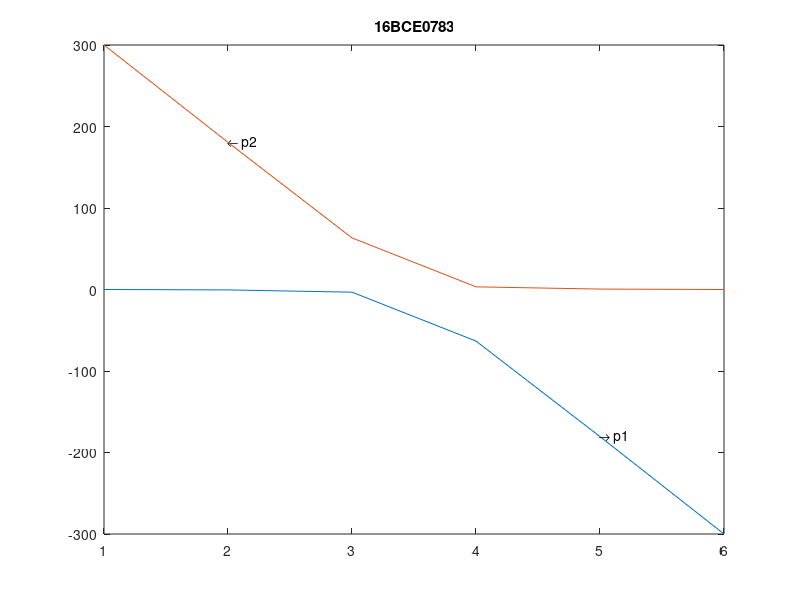

This chart was generated by the following MATLAB code:
x=0;c=0.5;l=10;p=10; %Question 1 - 16BCE0783
counter=0;
p1 = [];p2 = [];
y=linspace(-c,c,6);
for i=1:numel(y)
    sx = (-3*p*(l-x)*y(i))/(4*c^3);
    sy = 0;
    txy = (-3*p*(c^2-y(i)^2))/(4*c^3);
    shr_mat = [sx txy;txy sy];
    lambda = eig(shr_mat);
    counter = counter+1;
    p1(counter) = lambda(1);
    p2(counter) = lambda(2);
end
p1,p2
plot(p1);text(2,180.5,'\leftarrow p2')
hold on;
plot(p2);text(5,-180.5,'\rightarrow p1')
title('16BCE0783');